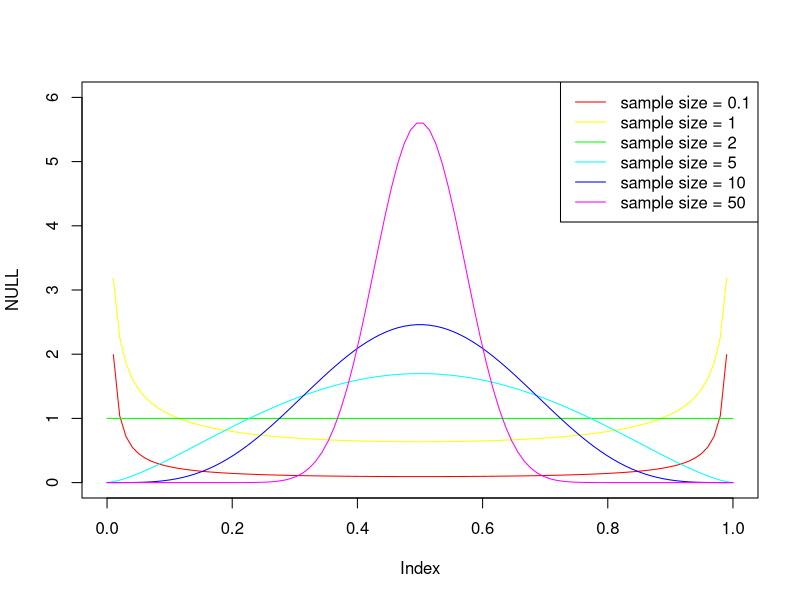

This chart was generated by the following R code:
### test how the beta distribution actually works
# the interpretation of sample size parameter:
# the larger value, the smaller variance: how concentrated the distribution is around the mean

mu <- 0.5
sample_size <- c(0.1,1,2,5,10,50)
x_grid <- seq(0,1,length=100)

cols <- rainbow(length(sample_size))

plot(NULL, xlim = 0:1, ylim = c(0,6))

for (i in 1:length(sample_size)) {
  ss <- sample_size[i]
  print(ss)
  lines(x_grid,dbeta(x_grid,mu*ss,(1-mu)*ss), type = "l", col = cols[i])
}

legend("topright", legend = paste0("sample size = ", sample_size), lty = 1, col = cols)

